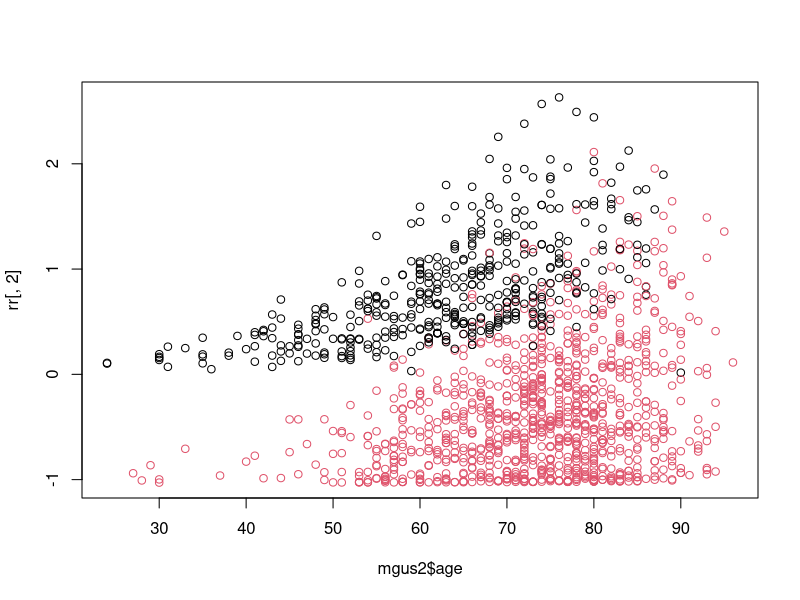

Source code (R):
library(survival)


### Name: residuals.survreg
### Title: Compute Residuals for 'survreg' Objects
### Aliases: residuals.survreg residuals.survreg.penal
### Keywords: survival

### ** Examples

fit <- survreg(Surv(futime, death) ~ age + sex, mgus2)
summary(fit)   # age and sex are both important

rr  <- residuals(fit, type='matrix')
sum(rr[,1]) - with(mgus2, sum(log(futime[death==1]))) # loglik

plot(mgus2$age, rr[,2], col= (1+mgus2$death)) # ldresp
